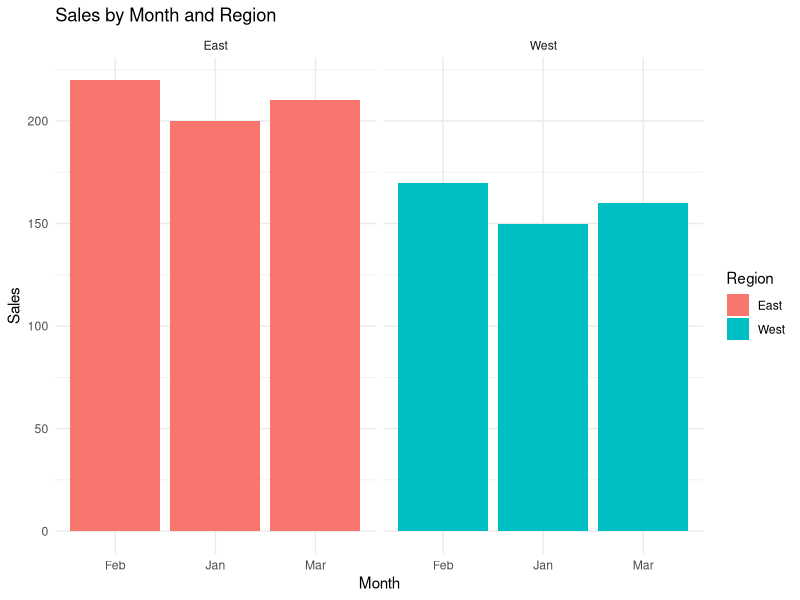

This figure's R source:
# Load necessary library
library(ggplot2)

# Sample data: Sales by Month and Region
data <- data.frame(
  Month = c("Jan", "Jan", "Feb", "Feb", "Mar", "Mar"),
  Region = c("East", "West", "East", "West", "East", "West"),
  Sales = c(200, 150, 220, 170, 210, 160)
)

# Create a facet plot
ggplot(data, aes(x=Month, y=Sales, fill=Region)) +
  geom_bar(stat="identity", position="dodge") +
  facet_wrap(~ Region) +
  labs(title="Sales by Month and Region", x="Month", y="Sales") +
  theme_minimal()
